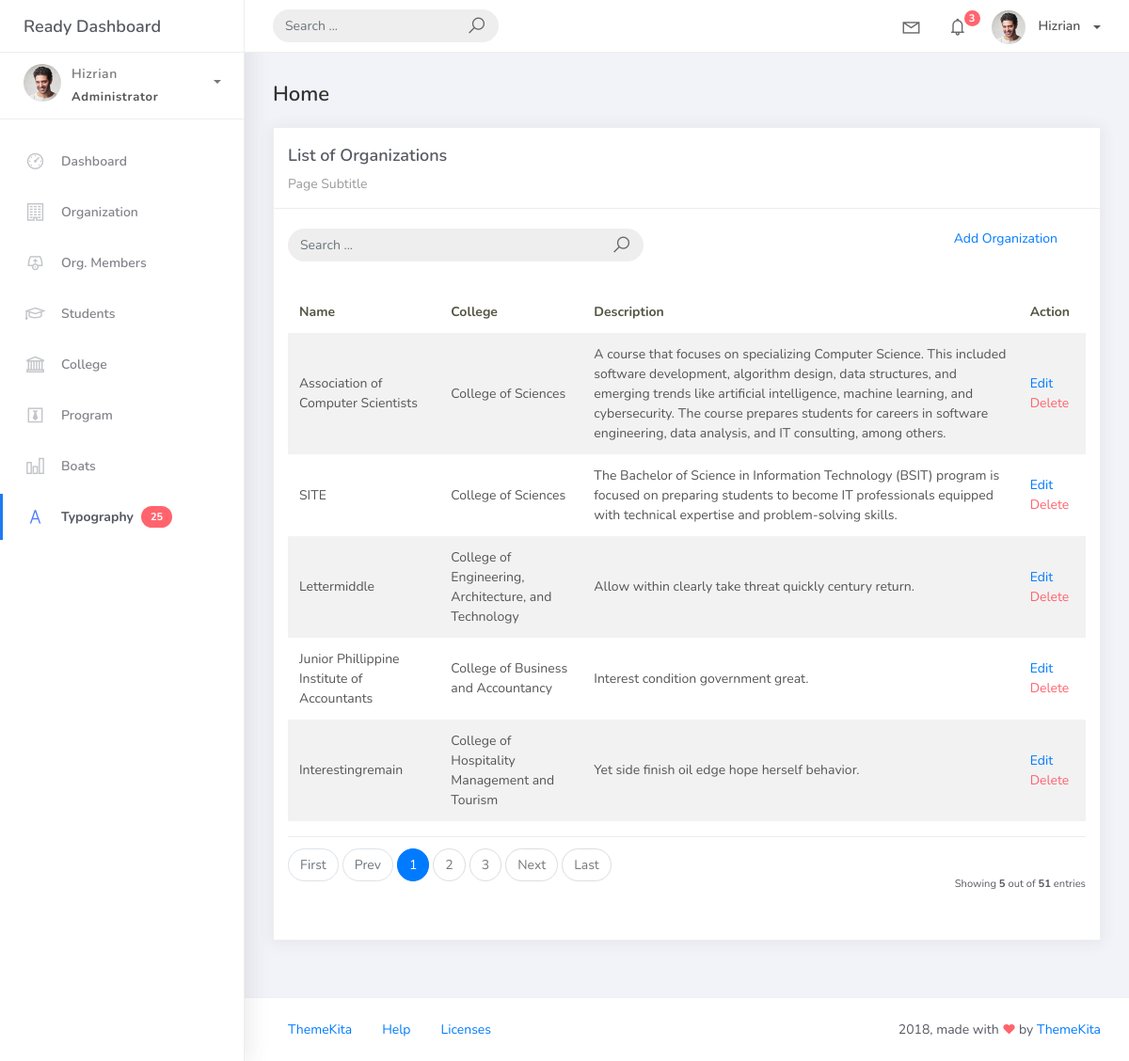
The page /organization_list on the database as committed earlier.
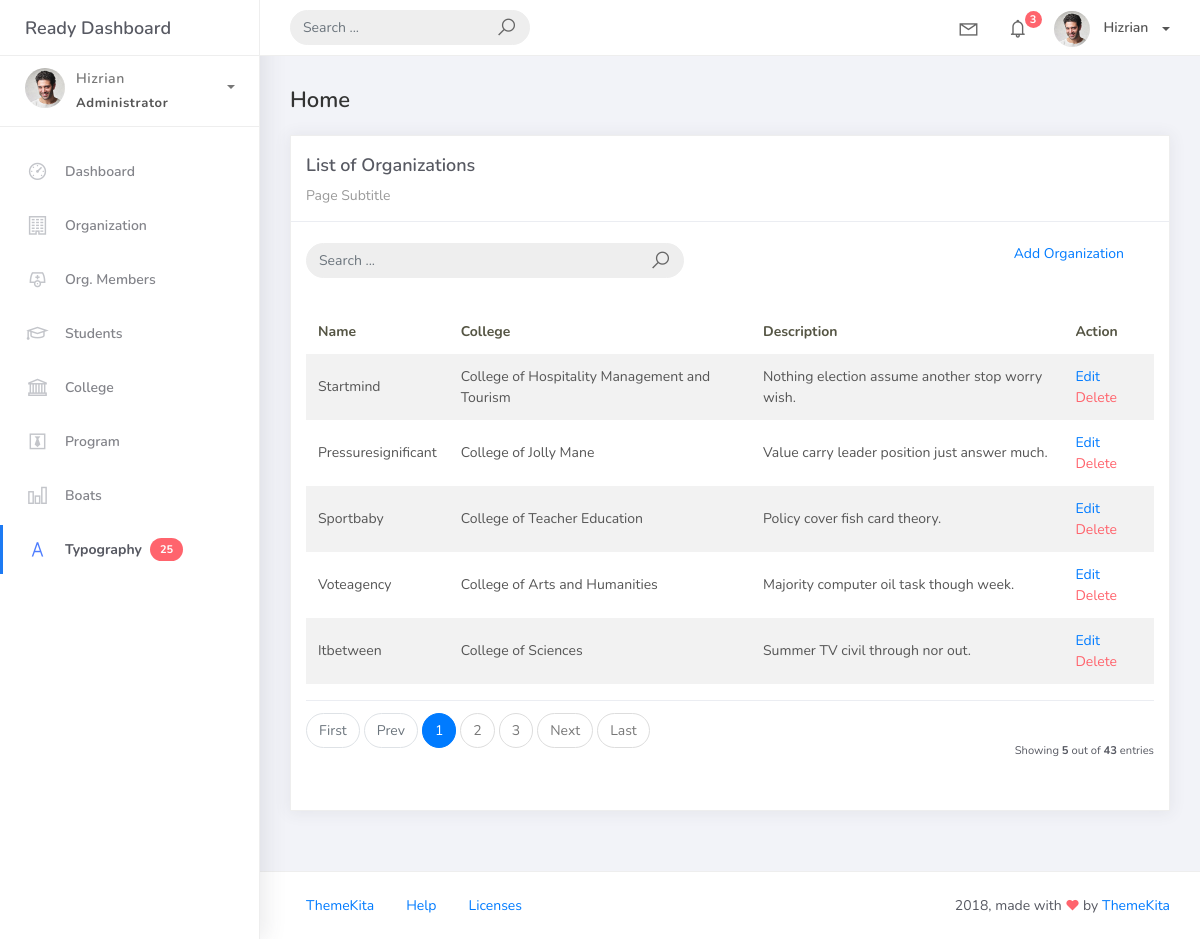
The same page on the database as committed later.
### studentorg/models.py (models this page shows, shortened)
class BaseModels(models.Model):
    created_at = models.DateTimeField(auto_now=True, db_index=True)
    updated_at = models.DateTimeField(auto_now=True)
    class Meta:
        abstract = True

class Organization(BaseModels):
    name = models.CharField(max_length=150)
    college = models.ForeignKey(College, blank=True, on_delete=models.CASCADE)
    description = models.CharField(max_length=500)

class College(BaseModels):
    college_name = models.CharField(max_length=150)
    def __str__(self):
        return self.college_name

### studentorg/views.py (the view)
# urls.py: path('organization_list', OrganizationList.as_view(), name='organization-list'),
class OrganizationList(ListView):
    model = Organization
    context_object_name = 'organization'
    template_name = 'org_list.html'
    paginate_by = 5
    def get_queryset(self, *args, **kwargs) -> QuerySet:
        qs = super().get_queryset(*args, **kwargs)
        query = self.request.GET.get("q")
        if query:
            qs = qs.filter(
                Q(name__icontains=query) |
                Q(description__icontains=query)
            )
        return qs

### templates/org_list.html (shortened to what this page needs)
{% extends 'base.html' %}
{% load static %}
{% block content %}
<div class="content">
    <div class="container-fluid">
        <h4 class="page-title">Home</h4>
        <div class="row">
            <div class="col-md-12">
                <div class="card">
                    <div class="card-header">
                        <div class="card-title">List of Organizations</div>
                        <div class="card-category">Page Subtitle</div>
                    </div>
                    <br />
                    <div class="col-md-12 row">
                        <div class="col-md-6">
                            <form class="navbar-left navbar-form nav-search mr-md-3" action="{% url 'organization-list' %}">
                                <div class="input-group">
                                    <input type="text" placeholder="Search ..." class="form-control" name="q" />
                                    <div class="input-group-append">
                                        <span class="input-group-text">
                                            <i class="la la-search search-icon"></i>
                                        </span>
                                    </div>
                                </div>
                            </form>
                        </div>
                        <div class="col-md-6">
                            <div class="pull-right">
                                <a href="{% url 'organization-add' %}">Add Organization</a>
                            </div>
                        </div>
                    </div>
                    <div class="card-body">
                        <table class="table table-striped mt-3">
                            <thead>
                                <tr>
                                    <th scope="col">Name</th>
                                    <th scope="col">College</th>
                                    <th scope="col">Description</th>
                                    <th scope="col">Action</th>
                                </tr>
                            </thead>
                            <tbody>
                                {% for object in object_list %}
                                <tr>
                                    <td>{{ object.name }}</td>
                                    <td>{{ object.college }}</td>
                                    <td>{{ object.description }}</td>
                                    <td>
                                        <a href="organization_list/{{object.id}}">Edit</a>
                                        <a href="organization_list/{{object.id}}/delete" class="text-danger">Delete</a>
                                    </td>
                                </tr>
                                {% empty %}
                                <tr>
                                    <td colspan="4" style="text-align: center;">
                                        <p class="text-sm font-weight-bold mb-0">No Records Found</p>
                                    </td>
                                </tr>
                                {% endfor %}
                            </tbody>
                        </table>
                        {% include 'includes/pagination.html' %}
                    </div>
                </div>
            </div>
        </div>
    </div>
</div>
{% endblock %}

Rows that differ between the two databases and show on the page:
removed Organization: name "Association of Computer Scientists", college "College of Sciences", description "A course that focuses on specializing Computer Science. This included software development, algorithm design, data structures, and emerging trends like artificial intelligence, machine learning, and cybersecurity. The course prepares students for careers in software engineering, data analysis, and IT consulting, among others."
removed Organization: name "SITE", college "College of Sciences", description "The Bachelor of Science in Information Technology (BSIT) program is focused on preparing students to become IT professionals equipped with technical expertise and problem-solving skills."
removed Organization: name "Lettermiddle", college "College of Engineering, Architecture, and Technology", description "Allow within clearly take threat quickly century return."
removed Organization: name "Junior Phillippine Institute of Accountants", college "College of Business and Accountancy", description "Interest condition government great."
removed Organization: name "Interestingremain", college "College of Hospitality Management and Tourism", description "Yet side finish oil edge hope herself behavior."
now on this page (row edited): Organization: name "Startmind", college "College of Hospitality Management and Tourism", description "Nothing election assume another stop worry wish."
now on this page (row edited): Organization: name "Pressuresignificant", college "College of Jolly Mane", description "Value carry leader position just answer much."
now on this page (row edited): Organization: name "Sportbaby", college "College of Teacher Education", description "Policy cover fish card theory."
now on this page (row edited): Organization: name "Voteagency", college "College of Arts and Humanities", description "Majority computer oil task though week."
now on this page (row unchanged): Organization: name "Itbetween", college "College of Sciences", description "Summer TV civil through nor out."
Other text that changed with them:
{{ paginator.count }}: "51" → "43"
